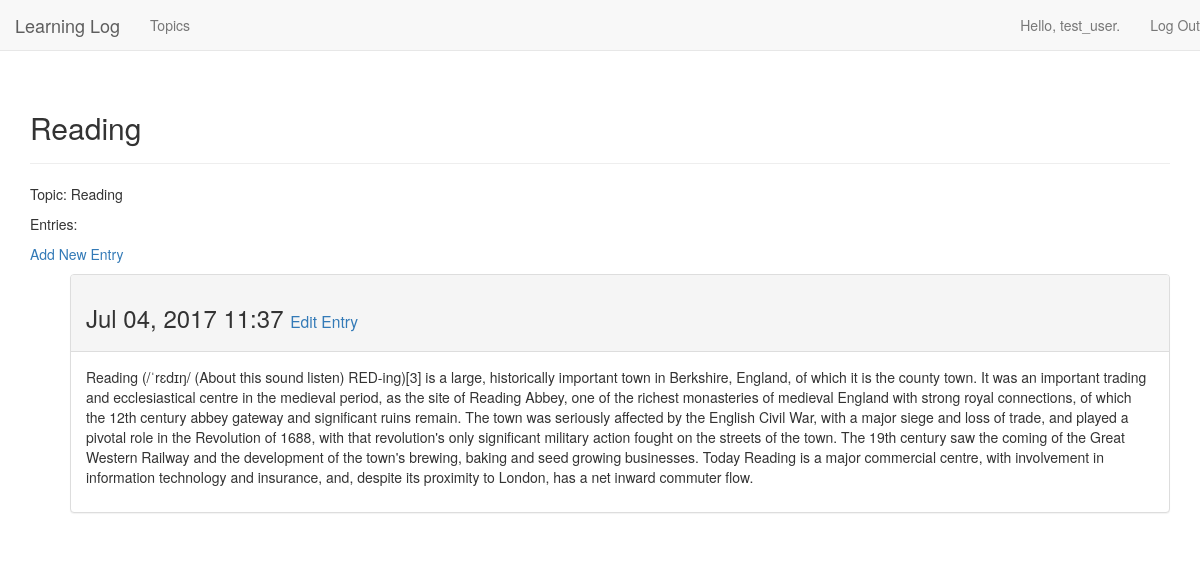
Page /topics/4/ (signed in) on the committed database.
### learning_logs/models.py (models this page shows)
class Topic(models.Model):
    text = models.CharField(max_length=200)
    date_added = models.DateTimeField(auto_now_add=True)
    owner = models.ForeignKey(User)
    def __str__(self):
        return self.text

class Entry(models.Model):
	topic = models.ForeignKey(Topic)
	text = models.TextField()
	date_added = models.DateTimeField(auto_now_add=True)

### learning_logs/views.py (the view)
# urls.py: url(r'^topics/(?P<topic_id>\d+)/$', views.topic, name='topic'),
@login_required
def topic(request, topic_id):
	topic = Topic.objects.get(id=topic_id)
	if topic.owner != request.user:
		raise Http404
	entries = topic.entry_set.order_by('-date_added')
	context = {'topic': topic, 'entries': entries}
	return render(request, 'learning_logs/topic.html', context)

### learning_logs/templates/learning_logs/topic.html
{% extends 'learning_logs/base.html' %}
{% block header %}
	<h2>{{ topic }}</h2>
{% endblock header %}
{% block content %}
	<p>Topic: {{ topic }}</p>
	<p>Entries:</p>
	<p>
		<a href="{% url 'learning_logs:new_entry' topic.id %}">Add New Entry</a>
	</p>
	<ul>
	{% for entry in entries %}
	  	<div class="panel panel-default">
	  		<div class="panel-heading">
	  			<h3>
	  				{{ entry.date_added|date:'M d, Y H:i' }}
	  				<small>
	  					<a href="{% url 'learning_logs:edit_entry' entry.id %}">Edit Entry</a>
					</small>
				</h3>
			</div>
			<div class="panel-body">
				{{ entry.text|linebreaks }}
			</div>
		</div>
	{% empty %}
		There are no entries for this topic yet.
	{% endfor %}
	</ul>
{% endblock content %}

### learning_logs/templates/learning_logs/base.html (shortened to what this page needs)
{% load bootstrap3 %}
<!DOCTYPE html>
<html lang="en">
	<head>
		{% bootstrap_css %}
	</head>
	<body>
		<nav class="navbar navbar-default navbar-static-top">
			<div class="contianer">
				<div class="navbar-header">
					<a class="navbar-brand" href="{% url 'learning_logs:index' %}">Learning Log</a>
				</div>
				<div id="navbar" class="navbar-collapse collapse">
					<ul class="nav navbar-nav">
						<li><a href="{% url 'learning_logs:topics' %}">Topics</a></li>
					</ul>
					<ul class="nav navbar-nav navbar-right">
						{% if user.is_authenticated %}
							<li><a>Hello, {{ user.username }}.</a></li>
							<li><a href="{% url 'users:logout' %}">Log Out</a></li>
						{% else %}
							<li><a href="{% url 'users:register' %}">Register</a></li>
							<li><a href="{% url 'users:login' %}">Log In</a></li>
						{% endif %}
					</ul>
				</div>
			</div>
		</nav>
		<div class="container">
			<div class="page-header">
				{% block header %}{% endblock header %}
			</div>
			<div>
				{% block content %}{% endblock content %}
			</div>
		</div>
	</body>
</html>

### rows in the picture
Topic: text "Reading"
Entry: date_added "Jul 04, 2017 11:37", text "Reading (/ˈrɛdɪŋ/ (About this sound listen) RED-ing)[3] is a large, historically important town in Berkshire, England, of which it is the county town. It was an important trading and ecclesiastical centre in the medieval period, as the site of Reading Abbey, one of the richest monasteries of medieval England with strong royal connections, of which the 12th century abbey gateway and significant ruins remain. The town was seriously affected by the English Civil War, with a major siege and loss of trade, and played a pivotal role in the Revolution of 1688, with that revolution's only significant military action fought on the streets of the town. The 19th century saw the coming of the Great…"

### other values in the picture
{{ user.username }} "test_user"
